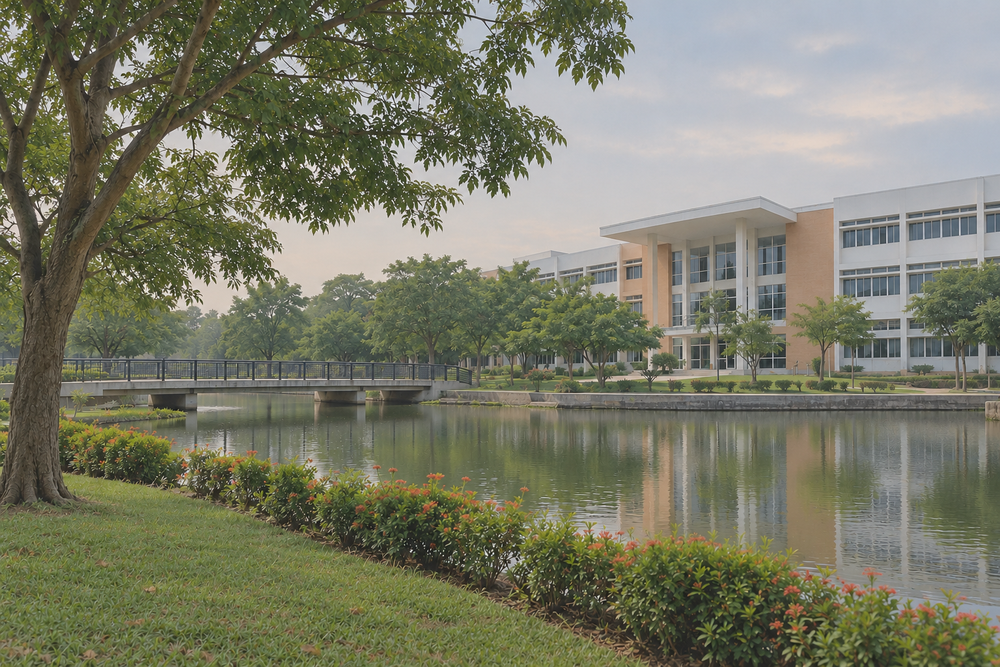
#> input picture DIP/Digital-Image-Processing-main/DAY10/low_contrast_image.png, 1000 x 667 px, shrunk from 1536 x 1024 before the run
$ jupyter execute day9_dip.ipynb   (shell and % lines are left out)
#> lines starting #> are read from the running program, lines starting #| are printed output that depends on the picture
[cell 1]
import numpy as np
import matplotlib.pyplot as plt
import cv2

[cell 2]
img = cv2.imread("low_contrast_image.png", cv2.IMREAD_GRAYSCALE)
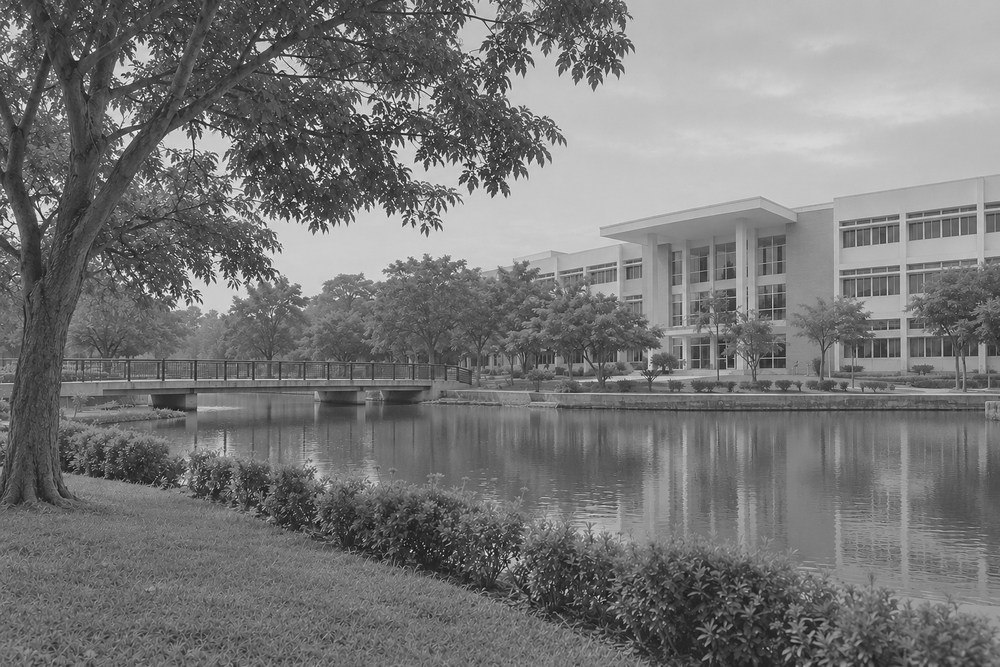
#> img: shape (667, 1000); min 15, max 255, mean 119.3

[cell 3]
plt.imshow(img, cmap="gray")
plt.axis("off")
plt.title("Original Image (low contrast)")

Compute the histogram in mannual way: Numpy's histogram function

[cell 4]
histogram, bin_edgs = np.histogram(img.flatten(), bins =256, range=(0,256))  # 0 to 255 pixel
#> histogram = 256 values, max 7601 at index 108, min 0 at index 0, mean 2605.5; bin_edgs = 257 values from 0 to 256

[cell 5]
plt.figure(figsize=(8,4))
plt.bar(range(256), histogram, width=1)
plt.title("Histogram (np.histogram)")
plt.xlabel("Pixel Intensity")
plt.ylabel("Number of pixel")
plt.show()
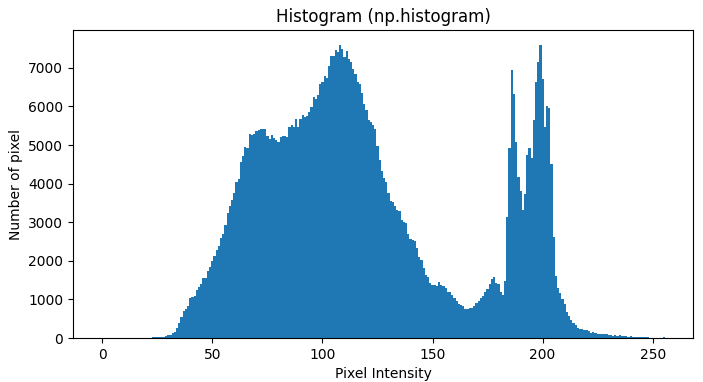
#> figure drawn by matplotlib, 1 panel; tallest bar 7601 high, from x = 107.5 to 108.5

x axis - pixel intensity, from blac to white
Y axis - Number of pixel in each intensity
Tall peaks - Many pixel has those intensity value
value concentrated on the left - The image is generally dark
value concentraed on the right - The image is generally white

[cell 6]
print("Most common intensity value : ",np.argmax(histogram))
#| Most common intensity value :  108
print("Number of the pixel at the intensity : ",histogram.max())
#| Number of the pixel at the intensity :  7601

Compute the histogram using open cv build-in cv2.clacHist function

[cell 7]
histogram_cv2 = cv2.calcHist([img], [0], None, [256], [0,256])
#> histogram_cv2 has the same summary as histogram

[cell 8]
plt.figure(figsize=(8,4))
plt.plot(histogram_cv2)
plt.title("Histogram (cv2.calcHist)")
plt.xlabel("Pixel Intensity")
plt.ylabel("Number of pixel")
plt.show()
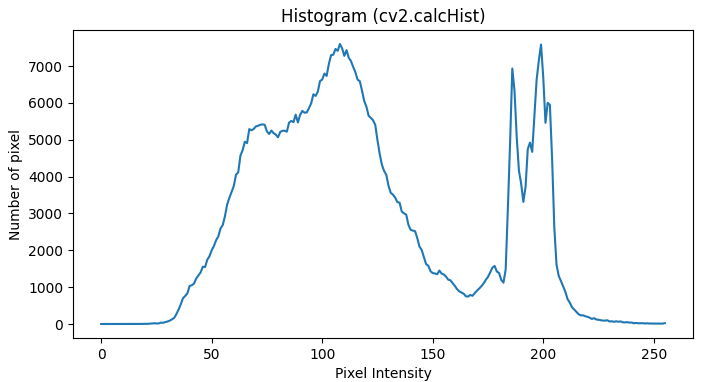
#> figure drawn by matplotlib, 1 panel; curve peaks at x = 108, y = 7601

Histogram Equalization : mannual way

[cell 9]
cdf = histogram.cumsum()
#> cdf = 256 values from 0 to 667000
cdf_normalized = cdf * 255 / cdf[-1]
#> cdf_normalized = 256 values from 0 to 255

[cell 10]
#mapps each original pixel intensity to its corresponding normalized CDF value
equalized_mannual = np.interp(img.flatten(), np.arange(256), cdf_normalized)
#Reshape 1D array
equalized_mannual = equalized_mannual.reshape(img.shape)
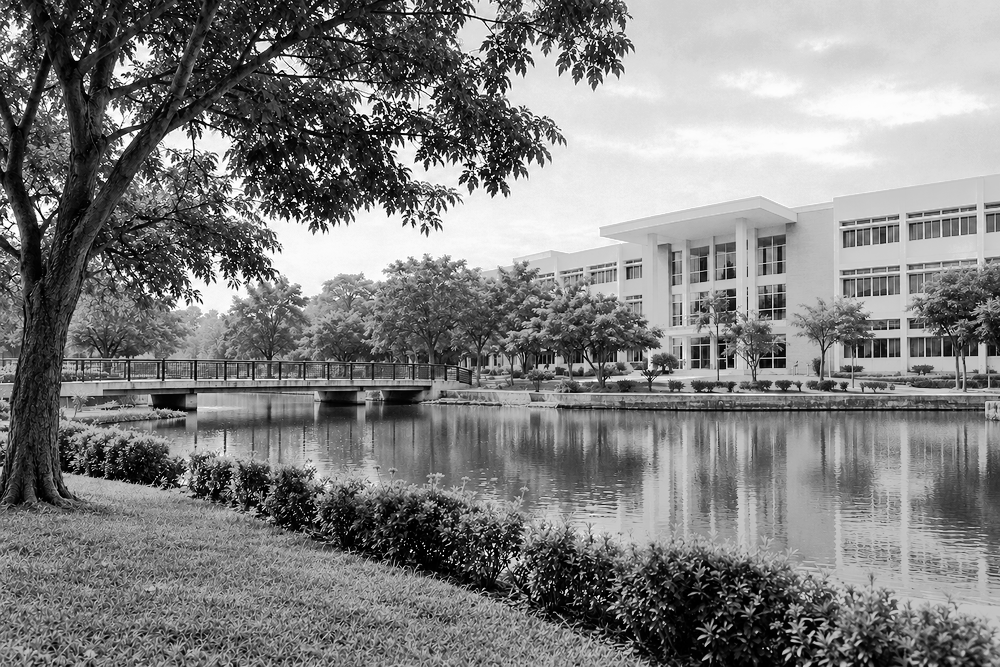
#> equalized_mannual: shape (667, 1000) float64; min 0.000382, max 255, mean 128.5
equalized_mannual = equalized_mannual.astype(np.uint8)

[cell 11]
plt.figure(figsize=(10,5))
plt.subplot(1,2,1)
plt.imshow(img, cmap="gray")
plt.title("Original")
plt.axis("off")

plt.figure(figsize=(10,5))
plt.subplot(1,2,2)
plt.imshow(equalized_mannual, cmap="gray")
plt.title("Equalized Image")
plt.axis("off")

Histogram Equalized usins cv2

[cell 12]
equalized_cv2 = cv2.equalizeHist(img)

[cell 13]
plt.figure(figsize=(15,4))
plt.subplot(1,3,1)
plt.imshow(img, cmap="gray")
plt.title("Original")
plt.axis("off")

plt.figure(figsize=(15,4))
plt.subplot(1,3,2)
plt.imshow(equalized_mannual, cmap="gray")
plt.title("Equalized mannual ")
plt.axis("off")

plt.figure(figsize=(15,4))
plt.subplot(1,3,3)
plt.imshow(equalized_cv2, cmap="gray")
plt.title("Equalized cv2 ")
plt.axis("off")

[cell 14]
hist_mannual_eq, bin_edgs = np.histogram(equalized_mannual.flatten(), bins =256, range=(0,256))
#> hist_mannual_eq = 256 values, max 7601 at index 123, min 0 at index 16, mean 2605.5
hist_cv2_eq, bin_edgs = np.histogram(equalized_cv2.flatten(), bins =256, range=(0,256))
#> hist_cv2_eq = 256 values, max 7601 at index 124, min 0 at index 14, mean 2605.5

[cell 15]
plt.figure(figsize=(15,4))
plt.subplot(1,2,1)
plt.bar(range(256), hist_mannual_eq, width=1)
plt.title("Histogram Mannual")

plt.figure(figsize=(15,4))
plt.subplot(1,2,2)
plt.bar(range(256), hist_cv2_eq, width=1)
plt.title("Histogram CV2")
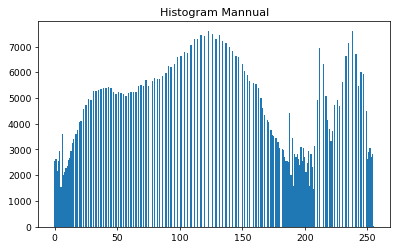
#> figure drawn by matplotlib, 1 panel; tallest bar 7601 high, from x = 122.5 to 123.5
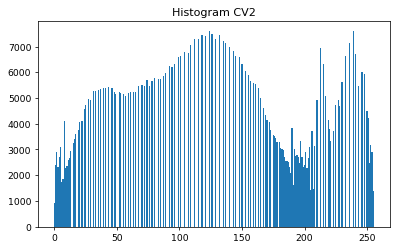
#> figure drawn by matplotlib, 1 panel; tallest bar 7601 high, from x = 123.5 to 124.5
